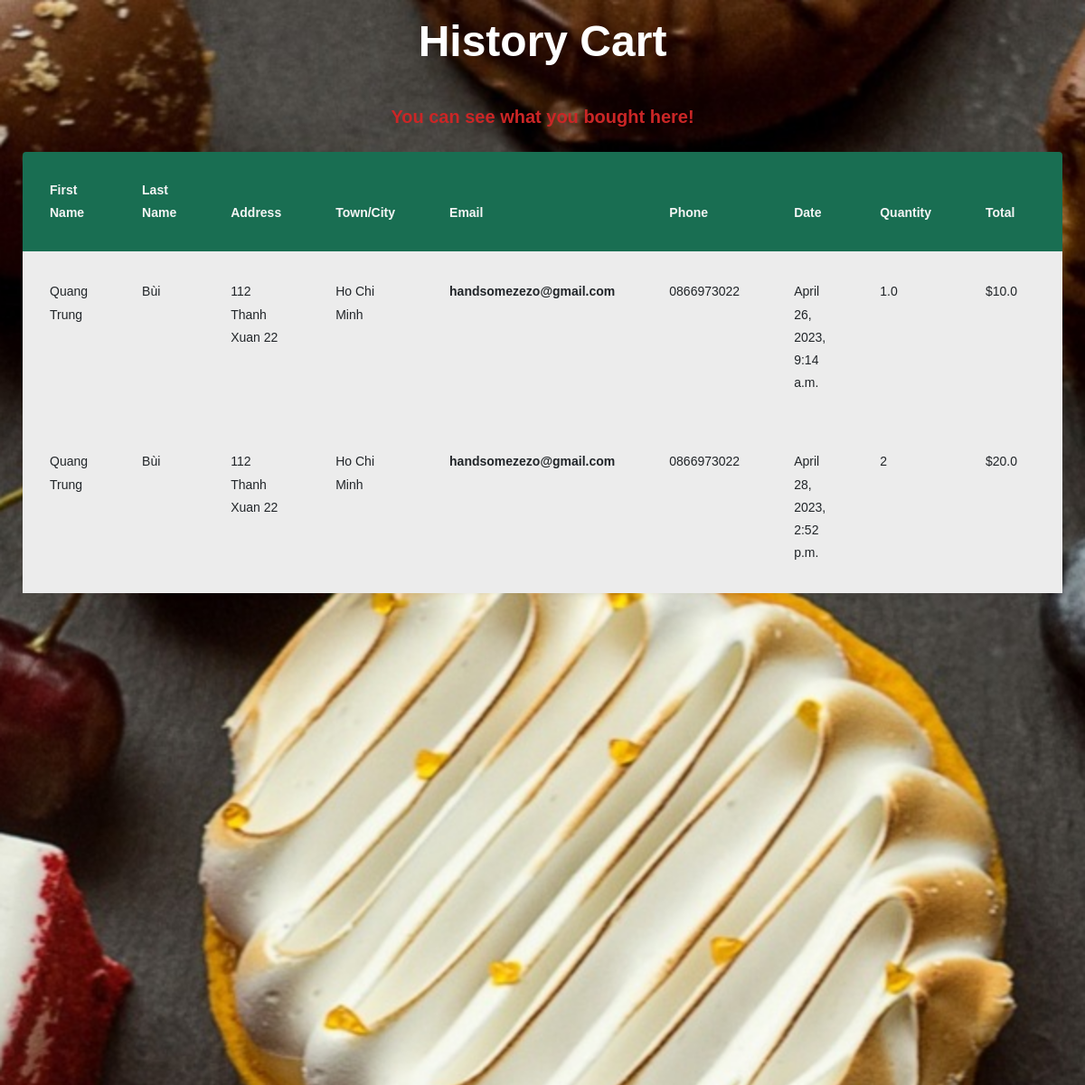
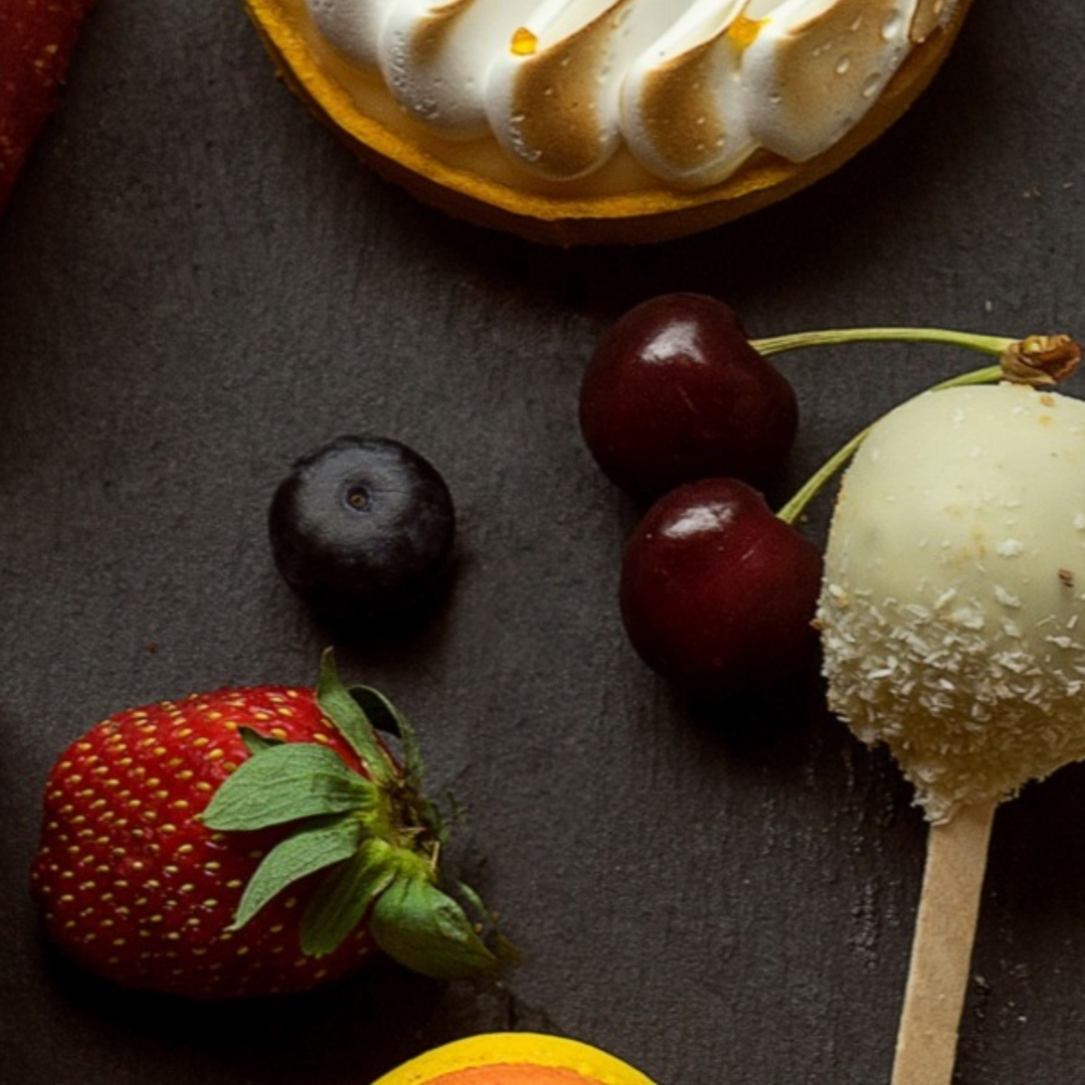
Page /history/ (signed in) on the committed database (2 pictures, top to bottom).
### cakeshop/models.py (models this page shows, shortened)
class Bill(models.Model):
    user = models.ForeignKey(User, on_delete=models.CASCADE)
    email = models.EmailField()
    first_name = models.CharField(max_length=50)
    last_name = models.CharField(max_length=50)
    address = models.CharField(max_length=255)
    town_city = models.CharField(max_length=50)
    phone_number = models.CharField(max_length=12)
    add_information = models.TextField(max_length=500, null=True, blank=True)
    cake_list = models.JSONField()
    total_price = models.DecimalField(max_digits=10, decimal_places=2)
    date = models.DateTimeField(auto_now_add=True)

### cakeshop/views.py (the view)
# urls.py: path('history/', views.BillView.get_all_bill, name='purchase_history'),
    def get_all_bill(request):
        bill_list = Bill.objects.filter(user=request.user)
        bills = []
        for bill in bill_list:
            cake_list = json.loads(bill.cake_list)
            new_bill = {'id': bill.id, 'email': bill.email, 'phone_number': bill.phone_number,
                        'first_name': bill.first_name, 'last_name': bill.last_name,
                        'town_city': bill.town_city, 'address': bill.address,
                        'date': bill.date, 'note': bill.add_information,
                        'cake_list': cake_list, 'total': float(bill.total_price)}
            bills.append(new_bill)
        context = {'bills': bills}
        return render(request, 'cakeshop/purchase_history.html', context)

### cakeshop/templates/cakeshop/purchase_history.html (shortened to what this page needs)
<!doctype html>
<html lang="en">
{% load static %}
<head>
    <link rel="stylesheet" href="https://stackpath.bootstrapcdn.com/font-awesome/4.7.0/css/font-awesome.min.css">
    <link rel="stylesheet" href="{% static 'css/purchase_history.css' %}">
    <link rel="stylesheet" href="{% static 'css/purchase_history-costume.css' %}">
</head>
<body>
    <section class="ftco-section background__htrc" style="
        background-image: url(/static/img/slider_3.png);
        background-position: center !important;
        background-size: cover !important;
        background-repeat: no-repeat;
        width: 100%;
        height: 300vh;
        padding: 10px;">
        <div class="container-fluid">
            <div class="row justify-content-center">
                <div class="col-md-6 text-center mb-4">
                    <h2 class="heading-section">History Cart</h2>
                </div>
            </div>
            <div class="row">
                <div class="col-md-12">
                    <h3 class="h5 mb-4 text-center text-center-color">You can see what you bought here!</h3>
                    <div class="table-wrap">
                        <table class="table myaccordion table-hover" id="accordion">
                            <thead>
                                <tr>
                                    <th class="row_baground-cl">First Name</th>
                                    <th class="row_baground-cl">Last Name</th>
                                    <th class="row_baground-cl">Address</th>
                                    <th class="row_baground-cl">Town/City</th>
                                    <th class="row_baground-cl">Email</th>
                                    <th class="row_baground-cl">Phone</th>
                                    <th class="row_baground-cl">Date</th>
                                    <th class="row_baground-cl">Quantity</th>
                                    <th class="row_baground-cl">Total</th>
                                    <th class="row_baground-cl">&nbsp;</th>
                                </tr>
                            </thead>
                            <tbody>
                                {% for billItem in bills %}
                                <tr data-toggle="collapse" data-target="#collapseOne_{{ billItem.id }}" aria-expanded="true"
                                    aria-controls="collapseOne_{{ billItem.id }}">
                                    <td>{{billItem.first_name}}</td>
                                    <td>{{billItem.last_name}}</td>
                                    <td>{{billItem.address}}</td>
                                    <td>{{billItem.town_city}}</td>
                                    <th scope="row">{{billItem.email}}</th>
                                    <td>{{billItem.phone_number}}</td>
                                    <td>{{billItem.date}}</td>
                                    <td>
                                        {% for cake in billItem.cake_list %}
                                        {{ cake.quantity }}
                                        {% endfor %}
                                    </td>
                                    <td>${{ billItem.total }}</td>
                                    <td>
                                    </td>
                                </tr>
                                {% endfor %}
                            </tbody>
                        </table>
                    </div>
                </div>
            </div>
        </div>
    </section>
</body>
</html>

### cakeshop/static/css/purchase_history-costume.css (style rules this page uses)
.table-wrap { border-radius: 4px; }
.heading-section { font-size: 48px !important; font-weight: 700; color: rgb(255, 255, 255); }
.text-center-color { color: rgb(202, 38, 38); font-weight: 600; }
.row_baground-cl { background-color: rgb(25, 110, 82) !important; color: whitesmoke !important; }

### rows in the picture
Bill: first_name "Quang Trung", last_name "Bùi", address "112 Thanh Xuan 22", town_city "Ho Chi Minh", email "handsomezezo@gmail.com", phone_number "0866973022", date "April 26, 2023, 9:14 a.m."
Bill: first_name "Quang Trung", last_name "Bùi", address "112 Thanh Xuan 22", town_city "Ho Chi Minh", email "handsomezezo@gmail.com", phone_number "0866973022", date "April 28, 2023, 2:52 p.m."

### other values in the picture
{{ cake.quantity }} "1.0" "2"
{{ billItem.total }} "10.0" "20.0"
